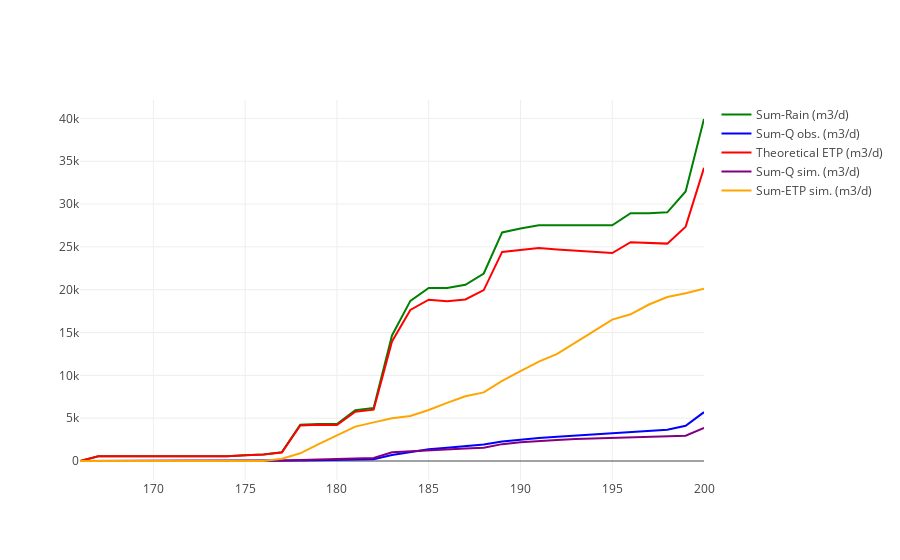

Notebook code cell kept with this figure:
### Code cell
figname = "SumDischarge.png"

%matplotlib inline
import plotlycred

online = False
if online:
    # fig = py.iplot(data) 
    fig = go.Figure(data=data) # , layout=layout)
    py.image.save_as(fig, filename=figname)
else:
    iplot(data)

### Figure 1 — Plotly figure (JSON) as saved in the notebook; plotly's stock layout.template omitted (floating-point values rounded to 4 significant figures; data arrays with more than 128 entries replaced by an {"elided": "..."} marker saying what was removed)
{"data": [{"marker": {"color": "green"}, "mode": "lines", "name": "Sum-Rain (m3/d)", "type": "scatter", "x": {"elided": "135 int values"}, "y": [0, 563.8, 563.8, 563.8, 563.8, 563.8, 563.8, 563.8, 563.8, 657.7, 751.7, 1034.0, 4228.0, 4322.0, 4322.0, 5919.0, 6201.0, 14660.0, 18700.0, 20200.0, 20200.0, 20580.0, 21890.0, 26680.0, 27154, 27530.0, 27530.0, 27530.0, 27530.0, 27530.0, 28940.0, 28940.0, 29030.0, 31480.0, 39930.0]}, {"marker": {"color": "blue"}, "mode": "lines", "name": "Sum-Q obs. (m3/d)", "type": "scatter", "x": {"elided": "135 int values"}, "y": [0, 0, 0, 0, 0, 0, 0, 0, 0, 0, 0, 42.94, 71.59, 100.0, 130.6, 160.2, 206.3, 692.9, 1066.0, 1364.0, 1560.0, 1710.0, 1937.0, 2268.0, 2501.0, 2674.0, 2834.0, 2968.0, 3109.0, 3256.0, 3390.0, 3514.0, 3651.0, 4108.0, 5704.0]}, {"marker": {"color": "red"}, "mode": "lines", "name": "Theoretical ETP (m3/d)", "type": "scatter", "x": {"elided": "135 int values"}, "y": [0, 563.8, 563.8, 563.8, 563.8, 563.8, 563.8, 563.8, 563.8, 657.7, 751.7, 990.6, 4157.0, 4222.0, 4191.0, 5759.0, 5995.0, 13960.0, 17630.0, 18840.0, 18640.0, 18870.0, 19960.0, 24420.0, 24650.0, 24860.0, 24700.0, 24560.0, 24420.0, 24270.0, 25550.0, 25430.0, 25380.0, 27370.0, 34230.0]}, {"marker": {"color": "purple"}, "mode": "lines", "name": "Sum-Q sim. (m3/d)", "type": "scatter", "x": {"elided": "135 int values"}, "y": [0, 0, 0, 0, 0, 0, 0, 0, 0, 0, 0, 58.88, 118.0, 176.9, 235.8, 294.6, 353.5, 1009.0, 1140.0, 1244, 1357.0, 1457.0, 1558.0, 1970.0, 2180.0, 2345.0, 2465.0, 2555.0, 2631.0, 2699.0, 2764.0, 2826.0, 2887.0, 2947.0, 3874.0]}, {"marker": {"color": "orange"}, "mode": "lines", "name": "Sum-ETP sim. (m3/d)", "type": "scatter", "x": {"elided": "135 int values"}, "y": [0, 0, 0, 0, 0, 0, 0, 0, 0, 0, 0, 261.6, 898.6, 1969.0, 2949.0, 4015.0, 4508.0, 4987.0, 5263.0, 5960.0, 6783.0, 7556.0, 8012.0, 9360.0, 10490.0, 11600.0, 12502, 13800.0, 15170.0, 16510.0, 17128, 18270.0, 19140.0, 19587, 20130.0]}], "layout": {}}
